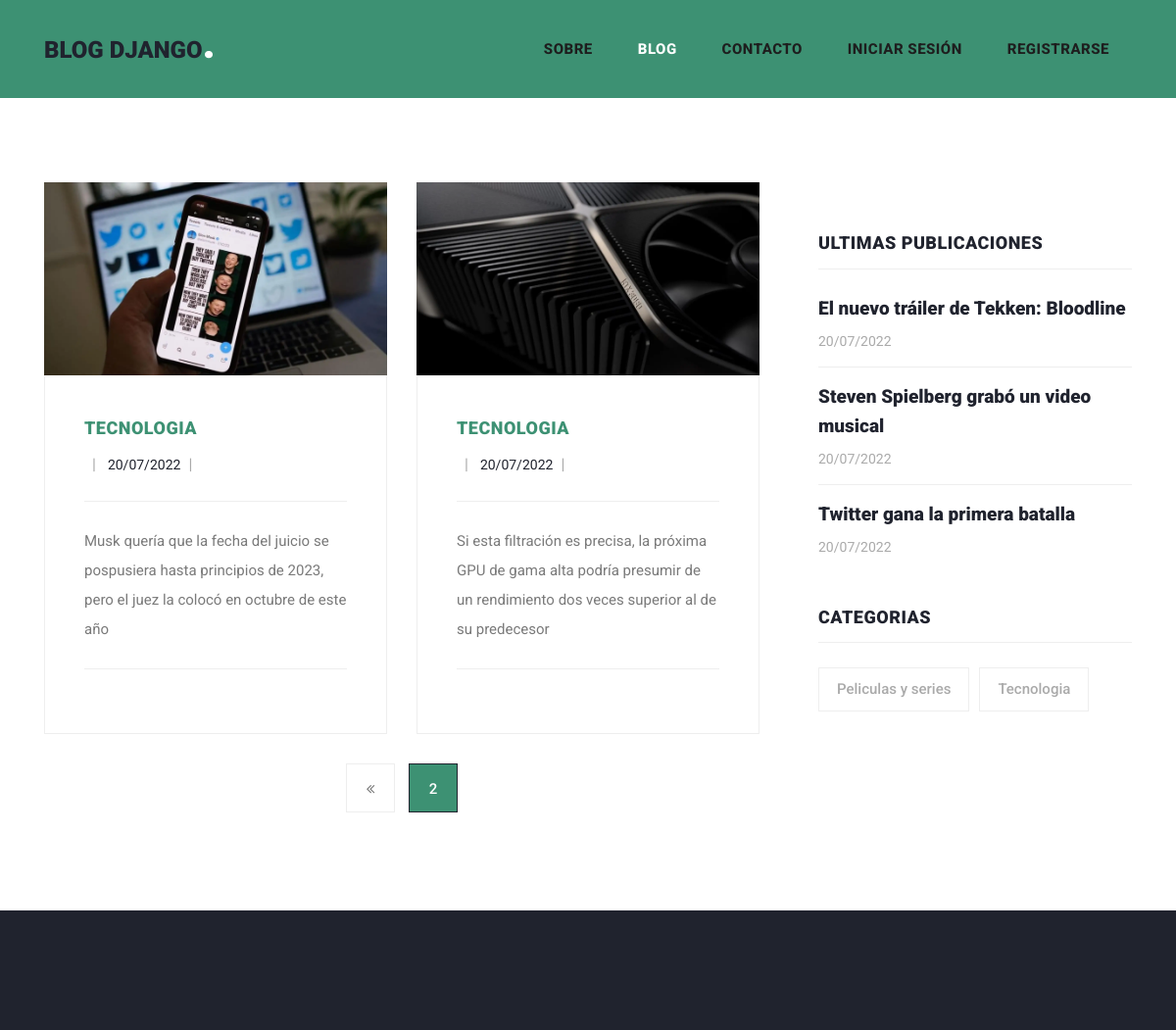
Screenshot of /blog/?page=2 with the database file from the repository.
### PostApp/models.py (models this page shows, shortened)
class Post(models.Model):
    category = models.ForeignKey(Category, on_delete=models.CASCADE, null=False)
    title = models.CharField(max_length=150, null=False)
    slug = models.SlugField(unique=True, null=False)
    subtitle = models.CharField(max_length=150, null=False)
    description = models.TextField(null=False)
    image = models.ImageField(upload_to='images/', blank=True)
    text = RichTextUploadingField()
    created_at = models.DateTimeField(auto_now_add=True)
    updated_at = models.DateTimeField(auto_now=True)

class Category(models.Model):
    title = models.CharField(max_length=150, null=False)
    slug = models.SlugField(unique=True, null=False)
    created_at = models.DateTimeField(auto_now_add=True)
    updated_at = models.DateTimeField(auto_now=True)
    def __str__(self):
        return self.title

### MiniBlogApp/views.py (the view)
# urls.py: path('blog/', blog, name='blog'), # Vista de blogs
def blog(request):
    post = Post.objects.all()
    category = Category.objects.all()
    post_latest = Post.objects.order_by('id')[:3]
    paginator = Paginator(post, 2) # Muestra 2 posts por pagina.
    page_number = request.GET.get('page')
    page_obj = paginator.get_page(page_number)
    context = {
        'page_obj' : page_obj,
        'category' : category,
        'post_latest': post_latest,
        'blog_page': 'active'
    }
    return render(request, 'pages/blog.html', context)

### MiniBlogApp/templates/pages/blog.html (shortened to what this page needs)
{% extends 'homebase.html' %}
 {% block header %} {% include 'header.html' %} {% endblock  %}
 {% block slide %} {% include 'slide.html' %} {% endblock  %}
             {% block content %}
             <div class="col-lg-8">
                <div class="all-blog-posts">
                  <div class="row">
                  {% for item in page_obj %}
                    <div class="col-lg-6">
                      <div class="blog-post">
                        <div class="blog-thumb">
                          <img src= "{{item.image.url}}" alt="">
                        </div>
                        <div class="down-content">
                          <span>{{item.category}}</span>
                          <ul class="post-info">
                            <li><a href="#">{{item.user.first_name}}</a></li>
                            <li><a href="#">{{item.updated_at|date:"d/m/Y"}}</a></li>
                          </ul>
                          <p>{{item.description}}</p>
                        </div>
                      </div>
                    </div>
                  {% endfor %}
                    <div class="col-lg-12">
                      <ul class="page-numbers">
                    {% if page_obj.has_previous %}
                            <li>
                                <a href="?page={{ page_obj.previous_page_number }}">
                                    <i class="fa fa-angle-double-left"></i>
                                </a>
                            </li>
                    {% endif %}
                    <li class="active"><a href="#">{{page_obj.number}}</a></li>
                      </ul>
                    </div>
                  </div>
                </div>
              </div>
             {% endblock  %}
             {% block aside %} {% include 'aside.html' %} {% endblock  %}
 {% block footer %} {% include 'footer.html' %} {% endblock  %}

### MiniBlogApp/templates/aside.html (shortened to what this page needs)
<div class="col-lg-4">
    <div class="sidebar">
        <div class="row">
            <div class="col-lg-12">
            </div>
            <div class="col-lg-12">
                <div class="sidebar-item recent-posts">
                    <div class="sidebar-heading">
                        <h2>Ultimas Publicaciones</h2>
                    </div>
                    <div class="content">
                        <ul>
                            {% for item in post_latest %}
                            <li><a href="/post/{{item.id}}/{{item.slug}}">
                                    <h5>{{item.title}}</h5>
                                    <span>{{item.created_at|date:"d/m/Y"}}</span>
                                </a></li>
                            {% endfor %}
                        </ul>
                    </div>
                </div>
            </div>
            <div class="col-lg-12">
                <div class="sidebar-item tags">
                    <div class="sidebar-heading">
                        <h2>Categorias</h2>
                    </div>
                    <div class="content">
                        <ul>
                            {% for item in category %}
                            <li><a href="#">{{item.title}}</a></li>
                            {% endfor %}
                        </ul>
                    </div>
                </div>
            </div>
        </div>
    </div>
</div>

### MiniBlogApp/static/assets/css/templatemo-stand-blog.css (style rules this page uses)
body { font-family: 'Roboto', sans-serif; overflow-x: hidden; text-rendering: optimizeLegibility; -webkit-font-smoothing: antialiased; -moz-osx-font-smoothing: grayscale; }
p { margin-bottom: 0px; font-size: 15px; font-weight: 400; color: #7a7a7a; line-height: 30px; }
a { text-decoration: none !important; }
ul { padding: 0; margin: 0; list-style: none; }
h1, h2, h3, h4, h5, h6 { margin: 0px; color: black; }
.blog-posts .blog-post { margin-bottom: 30px; }
.blog-posts .blog-thumb img { width: 100%; overflow: hidden; }
.blog-posts .down-content { padding: 40px; border-right: 1px solid #eee; border-left: 1px solid #eee; border-bottom: 1px solid #eee; }
.blog-posts .down-content span { font-size: 18px; text-transform: uppercase; letter-spacing: 0.5px; font-weight: 900; color: #3d9173; }
.blog-posts .down-content ul.post-info li { display: inline-block; margin-right: 8px; }
.blog-posts .down-content ul.post-info li:after { content: '|'; color: #aaa; margin-left: 8px; }
.blog-posts .down-content ul.post-info li a { font-size: 14px; color: #20232e; font-weight: 400; transition: all .3s; }
.blog-posts .down-content p { padding: 25px 0px; margin: 25px 0px; border-top: 1px solid #eee; border-bottom: 1px solid #eee; }
ul.page-numbers { text-align: center; }
ul.page-numbers li { display: inline-block; margin: 0px 5px; }
ul.page-numbers li a { width: 50px; height: 50px; display: inline-block; text-align: center; line-height: 50px; font-size: 15px; color: #7a7a7a; border: 1px solid #eee; font-weight: 500; transition: all 0.3s; }
ul.page-numbers li.active a { background-color: #3d9173; border-color: #20232e; color: #fff; }
.blog-posts .sidebar-heading h2 { font-size: 18px; text-transform: uppercase; font-weight: 900; letter-spacing: 0.5px; color: #20232e; border-bottom: 1px solid #eee; padding-bottom: 15px; margin-bottom: 25px; }
.sidebar { margin-left: 30px; }
.sidebar .sidebar-item { margin-top: 50px; }
.sidebar .sidebar-heading h2 { font-size: 18px; text-transform: uppercase; font-weight: 900; letter-spacing: 0.5px; color: #20232e; border-bottom: 1px solid #eee; padding-bottom: 15px; margin-bottom: 25px; }
.sidebar .recent-posts ul li { margin-bottom: 15px; padding-bottom: 15px; border-bottom: 1px solid #eee; }
.sidebar .recent-posts ul li:last-child { margin-bottom: 0px; padding-bottom: 0px; border-bottom: none; }
.sidebar .recent-posts ul li h5 { font-size: 19px; font-weight: 900; color: #20232e; line-height: 30px; transition: all 0.3s; }
.sidebar .recent-posts ul li span { display: block; font-size: 14px; color: #aaa; margin-top: 8px; }
.sidebar .tags ul li { margin-right: 6px; display: inline-block; }
.sidebar .tags ul li { margin-bottom: 10px; }
.sidebar .tags ul li a { font-size: 15px; font-weight: 500; color: #aaa; display: inline-block; border: 1px solid #eee; padding: 10px 18px; transition: all .3s; }

### rows the page displays
Post: image (picture), category "TECNOLOGIA", updated_at "20/07/2022", description "Musk quería que la fecha del juicio se pospusiera hasta principios de 2023, pero el juez la colocó en octubre de este año", title "Twitter gana la primera batalla", created_at "20/07/2022"
Post: image (picture), category "TECNOLOGIA", updated_at "20/07/2022", description "Si esta filtración es precisa, la próxima GPU de gama alta podría presumir de un rendimiento dos veces superior al de su predecesor"
Post: title "El nuevo tráiler de Tekken: Bloodline", created_at "20/07/2022"
Post: title "Steven Spielberg grabó un video musical", created_at "20/07/2022"
Category: title "Peliculas y series"
Category: title "Tecnologia"

### other values shown
{{ page_obj.number }} "2"
